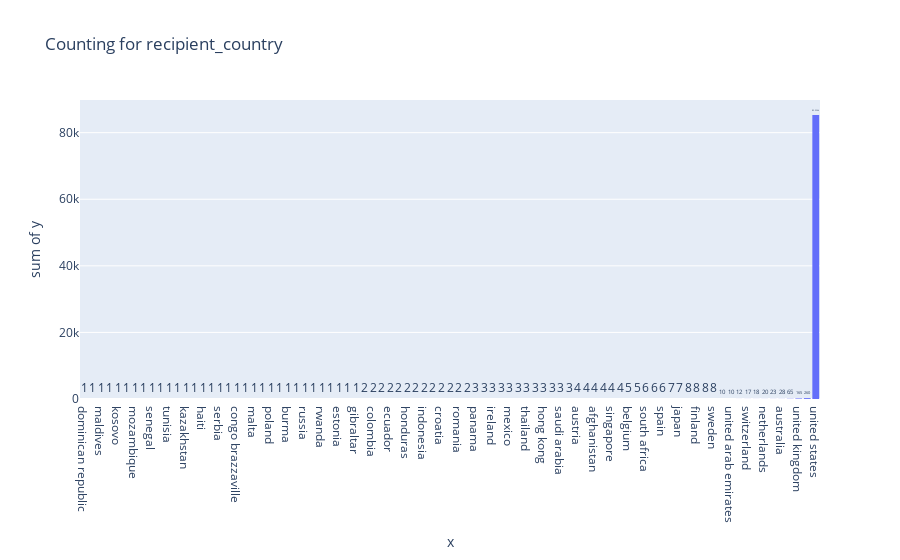
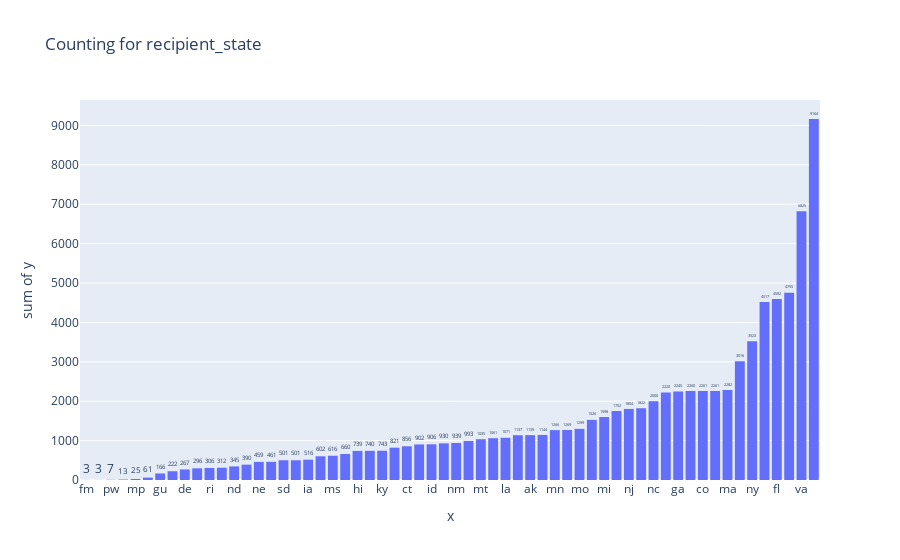
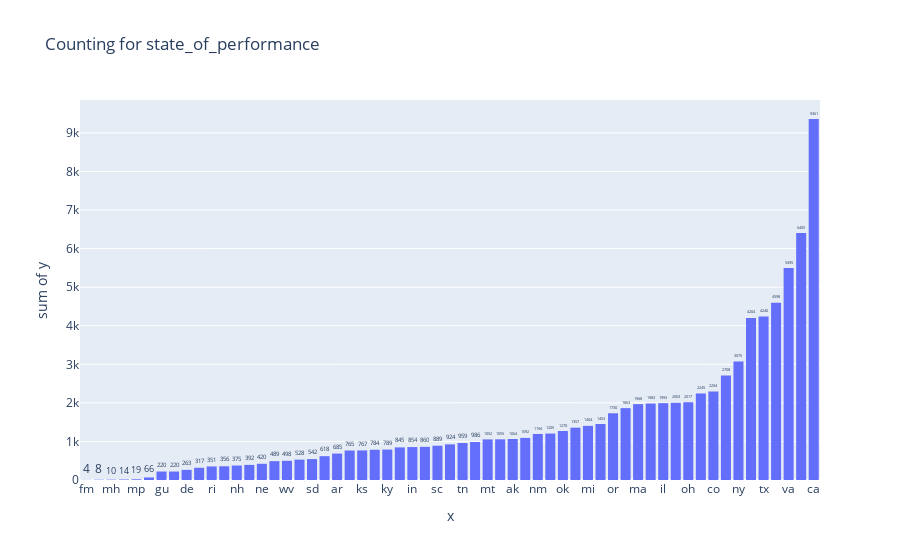
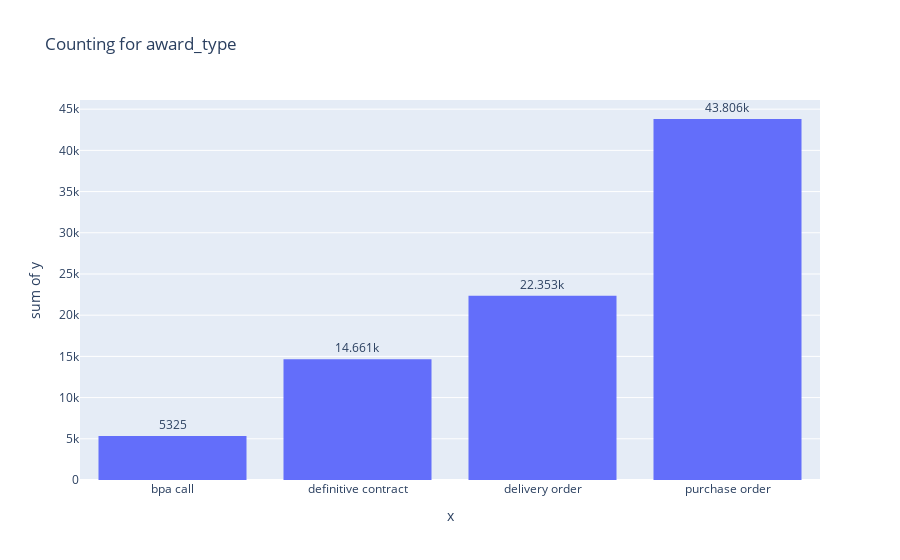

Write notebook code for charts like these, in order.
### Markdown cell above
Generate a histogram for each categorical feature in the df_4 dataframe.

### Code cell
for variable in categorical_features[:]:
    # Histogram
    countplot_fig = px.histogram(
        df_4,
        x=df_4[variable].value_counts().index,
        y=df_4[variable].value_counts().values,
        title=f'Counting for {variable}',
        )
    countplot_fig.update_traces(texttemplate='%{y}', textposition='outside')
    countplot_fig.update_xaxes(categoryorder='total ascending')
    # Pie chart
    counts = df_4[variable].value_counts()
    labels = counts.index
    pie_chart_fig = px.pie(
        names=labels,
        values=counts,
        title=f'Pie chart for {variable}',
        labels={'names': '', 'values': ''},
        hole=0.3,
        )

    # Show legend
    pie_chart_fig.update_traces(textinfo='percent+label', pull=[0.05]*len(labels))

    # Save and display the plot
    # countplot_fig.write_html(f"{variable}_countplot.html")
    # pie_chart_fig.write_html(f"{variable}_pie_chart.html")
    countplot_fig.show()
    # pie_chart_fig.show()

### Figure 1 — Plotly figure (JSON) as saved in the notebook; plotly's stock layout.template omitted (floating-point values rounded to 4 significant figures)
{"data": [{"alignmentgroup": "True", "bingroup": "x", "histfunc": "sum", "hovertemplate": "x=%{x}<br>sum of y=%{y}<extra></extra>", "legendgroup": "", "marker": {"color": "#636efa", "pattern": {"shape": ""}}, "name": "", "offsetgroup": "", "orientation": "v", "showlegend": false, "textposition": "outside", "texttemplate": "%{y}", "type": "histogram", "x": ["united states", "canada", "united kingdom", "germany", "australia", "france", "netherlands", "Unknown", "switzerland", "italy", "israel", "united arab emirates", "new zealand", "finland", "iraq", "sweden", "korea south", "japan", "south africa", "norway", "spain", "belgium", "india", "austria", "brazil", "afghanistan", "kuwait", "singapore", "portugal", "panama", "bulgaria", "ireland", "kenya", "mexico", "philippines", "thailand", "greece", "hong kong", "denmark", "saudi arabia", "turkey", "djibouti", "colombia", "jordan", "ecuador", "peru", "honduras", "ukraine", "indonesia", "bermuda", "croatia", "guatemala", "romania", "czechia", "dominican republic", "uganda", "maldives", "morocco", "kosovo", "uruguay", "mozambique", "bahrain", "senegal", "malaysia", "tunisia", "latvia", "kazakhstan", "madagascar", "haiti", "chile", "serbia", "kyrgyzstan", "congo brazzaville", "lebanon", "malta", "luxembourg", "poland", "pakistan", "burma", "malawi", "russia", "lithuania", "rwanda", "cameroon", "estonia", "saint lucia", "gibraltar"], "xaxis": "x", "y": [85324, 260, 165, 65, 28, 23, 20, 18, 17, 12, 10, 10, 8, 8, 8, 8, 7, 7, 6, 6, 6, 5, 5, 4, 4, 4, 4, 4, 4, 3, 3, 3, 3, 3, 3, 3, 3, 3, 3, 3, 3, 2, 2, 2, 2, 2, 2, 2, 2, 2, 2, 2, 2, 2, 1, 1, 1, 1, 1, 1, 1, 1, 1, 1, 1, 1, 1, 1, 1, 1, 1, 1, 1, 1, 1, 1, 1, 1, 1, 1, 1, 1, 1, 1, 1, 1, 1], "yaxis": "y"}], "layout": {"barmode": "relative", "legend": {"tracegroupgap": 0}, "title": {"text": "Counting for recipient_country"}, "xaxis": {"anchor": "y", "categoryorder": "total ascending", "domain": [0, 1], "title": {"text": "x"}}, "yaxis": {"anchor": "x", "domain": [0, 1], "title": {"text": "sum of y"}}}}

### Figure 2 — Plotly figure (JSON) as saved in the notebook; plotly's stock layout.template omitted (floating-point values rounded to 4 significant figures)
{"data": [{"alignmentgroup": "True", "bingroup": "x", "histfunc": "sum", "hovertemplate": "x=%{x}<br>sum of y=%{y}<extra></extra>", "legendgroup": "", "marker": {"color": "#636efa", "pattern": {"shape": ""}}, "name": "", "offsetgroup": "", "orientation": "v", "showlegend": false, "textposition": "outside", "texttemplate": "%{y}", "type": "histogram", "x": ["ca", "va", "tx", "fl", "md", "ny", "pa", "ma", "co", "wa", "il", "ga", "oh", "nc", "or", "nj", "az", "mi", "dc", "mo", "al", "mn", "wi", "ak", "ok", "la", "tn", "mt", "ut", "nm", "in", "id", "sc", "ct", "Unknown", "ky", "ks", "hi", "nv", "ms", "ar", "ia", "sd", "nh", "pr", "ne", "wv", "nd", "wy", "ri", "me", "de", "vt", "gu", "vi", "mp", "as", "pw", "fm", "mh"], "xaxis": "x", "y": [9164, 6825, 4755, 4592, 4517, 3523, 3016, 2282, 2261, 2261, 2260, 2245, 2220, 2000, 1822, 1804, 1752, 1598, 1526, 1299, 1269, 1266, 1144, 1139, 1137, 1071, 1061, 1035, 993, 939, 930, 906, 902, 856, 821, 743, 740, 739, 660, 616, 602, 516, 501, 501, 461, 459, 390, 345, 312, 306, 296, 267, 222, 166, 61, 25, 13, 7, 3, 3], "yaxis": "y"}], "layout": {"barmode": "relative", "legend": {"tracegroupgap": 0}, "title": {"text": "Counting for recipient_state"}, "xaxis": {"anchor": "y", "categoryorder": "total ascending", "domain": [0, 1], "title": {"text": "x"}}, "yaxis": {"anchor": "x", "domain": [0, 1], "title": {"text": "sum of y"}}}}

### Figure 3 — Plotly figure (JSON) as saved in the notebook; plotly's stock layout.template omitted (floating-point values rounded to 4 significant figures)
{"data": [{"alignmentgroup": "True", "bingroup": "x", "histfunc": "sum", "hovertemplate": "x=%{x}<br>sum of y=%{y}<extra></extra>", "legendgroup": "", "marker": {"color": "#636efa", "pattern": {"shape": ""}}, "name": "", "offsetgroup": "", "orientation": "v", "showlegend": false, "textposition": "outside", "texttemplate": "%{y}", "type": "histogram", "x": ["ca", "dc", "va", "md", "tx", "fl", "ny", "pa", "co", "ga", "oh", "wa", "il", "az", "ma", "nc", "or", "nj", "mi", "al", "ok", "mo", "nm", "la", "ak", "mn", "mt", "wi", "tn", "id", "sc", "hi", "in", "ut", "ky", "ct", "ks", "ms", "ar", "nv", "sd", "ia", "wv", "pr", "ne", "nd", "nh", "wy", "ri", "me", "de", "gu", "vt", "vi", "mp", "as", "mh", "pw", "fm"], "xaxis": "x", "y": [9361, 6405, 5495, 4598, 4240, 4204, 3075, 2708, 2294, 2245, 2017, 2003, 1993, 1983, 1968, 1863, 1730, 1453, 1404, 1357, 1270, 1205, 1194, 1092, 1064, 1055, 1052, 986, 959, 924, 889, 860, 854, 845, 789, 784, 767, 765, 685, 618, 542, 528, 498, 489, 420, 392, 375, 356, 351, 317, 263, 220, 220, 66, 19, 14, 10, 8, 4], "yaxis": "y"}], "layout": {"barmode": "relative", "legend": {"tracegroupgap": 0}, "title": {"text": "Counting for state_of_performance"}, "xaxis": {"anchor": "y", "categoryorder": "total ascending", "domain": [0, 1], "title": {"text": "x"}}, "yaxis": {"anchor": "x", "domain": [0, 1], "title": {"text": "sum of y"}}}}

### Figure 4 — Plotly figure (JSON) as saved in the notebook; plotly's stock layout.template omitted (floating-point values rounded to 4 significant figures)
{"data": [{"alignmentgroup": "True", "bingroup": "x", "histfunc": "sum", "hovertemplate": "x=%{x}<br>sum of y=%{y}<extra></extra>", "legendgroup": "", "marker": {"color": "#636efa", "pattern": {"shape": ""}}, "name": "", "offsetgroup": "", "orientation": "v", "showlegend": false, "textposition": "outside", "texttemplate": "%{y}", "type": "histogram", "x": ["purchase order", "delivery order", "definitive contract", "bpa call"], "xaxis": "x", "y": [43806, 22353, 14661, 5325], "yaxis": "y"}], "layout": {"barmode": "relative", "legend": {"tracegroupgap": 0}, "title": {"text": "Counting for award_type"}, "xaxis": {"anchor": "y", "categoryorder": "total ascending", "domain": [0, 1], "title": {"text": "x"}}, "yaxis": {"anchor": "x", "domain": [0, 1], "title": {"text": "sum of y"}}}}
